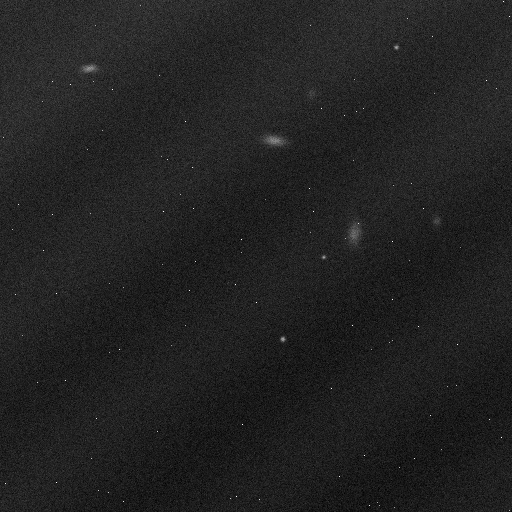
#> input picture procto astro/sample_dataset/images/img_00000.png, 512 x 512 px; its folder holds only this picture in this run
$ jupyter execute --allow-errors 'Proyecto_2_Solucion_LadinoMoralesCamiloAndrés.ipynb'
#> lines starting #> are read from the running program, lines starting #| are printed output that depends on the picture; after the words box and inside, x2 and y2 are one past the last pixel; in counts of white or black regions, pixels touching at a corner belong together
<h1><center>EIE401 - PROCESAMIENTO DIGITAL MULTIMEDIA</center></h1>
<h2><center>Proyecto 2: Detección y medición de objetos astronómicos en imágenes ruidosas</center></h2>
<center><h3>Profesor: Jorge Cárdenas</h3></center>
<center><h3>Estudiante: Camilo Andrés Ladino Morales</h3></center>
<center><h5>Pontificia Universidad Católica de Valparaíso</h5></center>

[cell 1]
from IPython.display import IFrame, display  # Importa utilidades para mostrar PDFs incrustados
filepath = 'Proyecto_2_EIE401_Astronomia_ES.pdf'  # Ruta al archivo PDF con el enunciado del proyecto
IFrame(filepath, width=760, height=520)  # Muestra el PDF embebido dentro del notebook

## Instrucciones generales

En este proyecto debes construir un pipeline clásico de procesamiento de imágenes para detectar y medir objetos astronómicos en imágenes ruidosas. No debes usar redes neuronales, modelos preentrenados, clasificadores de aprendizaje automático, PyTorch ni TensorFlow.

Debes reportar obligatoriamente:

1. Error de conteo por imagen:

$$E_N = |N_{\mathrm{pred}} - N_{\mathrm{true}}|$$

2. Error de centroide para objetos emparejados:

$$e_c^{(i)} = \sqrt{(x_i-\hat{x}_i)^2 + (y_i-\hat{y}_i)^2}$$

Incluye hasta 10 ejemplos visuales representativos: detecciones correctas, falsos positivos y falsos negativos. No es necesario entregar una carpeta separada con imágenes procesadas ni un catálogo final en formato CSV; las métricas y ejemplos deben quedar claramente visibles en el notebook y en el informe.

## Presentación oral de 15 minutos

Además del notebook y del informe, deben preparar una presentación oral de **15 minutos** sobre el proceso desarrollado y los resultados obtenidos.

La presentación debe incluir:

1. Descripción breve del problema y del conjunto de imágenes.
2. Diagrama o resumen del flujo de procesamiento implementado.
3. Explicación de las etapas principales: filtrado, estimación de fondo, realce, segmentación, morfología y componentes conectados.
4. Resultados cuantitativos usando, al menos, el error de conteo $E_N$ y el error de centroide.
5. Ejemplos visuales de detecciones correctas, falsos positivos y falsos negativos.
6. Discusión breve sobre las limitaciones del método y posibles mejoras.

Las métricas mostradas en la presentación deben coincidir con las reportadas en el notebook y en el informe final.

## 0. Generación o carga del dataset

Puedes generar el dataset con el script incluido:

```bash
python generate_astronomy_dataset.py --n-images 1000 --size 512 --output-dir dataset_astronomia --seed 401
```

Para probar el notebook rápidamente puedes usar el dataset de ejemplo incluido en `sample_dataset/`.

[cell 2]
import os  # Manejo de rutas y archivos del sistema operativo
from pathlib import Path  # Manejo conveniente de rutas de archivos
import numpy as np  # Arreglos y operaciones numéricas
import pandas as pd  # Manejo de tablas y dataframes
import matplotlib  # Módulo base de matplotlib (consulta de versión, etc.)
import matplotlib.pyplot as plt  # Librería para generar gráficos y visualizar imágenes

import skimage  # Paquete base de scikit-image (procesamiento de imágenes)
from skimage import io, color  # Lectura y conversión de imágenes
from skimage import filters  # Filtros espaciales (gaussiano, mediana, Otsu, etc.)
from skimage import exposure  # Herramientas para contraste e histograma
from skimage import util  # Funciones auxiliares para imágenes
from skimage import morphology  # Operaciones morfológicas (erosión, dilatación, apertura, cierre)
from skimage import measure  # Etiquetado de componentes y propiedades de regiones

import pywt  # Librería de wavelets para denoising basado en transformada wavelet

from PIL import Image  # Lectura y manipulación adicional de imágenes (opcional)

DATASET_DIR = Path('sample_dataset')  # Carpeta con el dataset de ejemplo proporcionado
IMAGES_DIR = DATASET_DIR / 'images'  # Carpeta donde se encuentran las imágenes del dataset
CATALOG_PATH = DATASET_DIR / 'true_catalog.csv'  # Ruta al catálogo verdadero de objetos astronómicos

print("✅ Librerías importadas correctamente")           # Confirmación de carga correcta
print(f"NumPy: {np.__version__}")                        # Mostrar versión de NumPy
print(f"Matplotlib: {matplotlib.__version__}")          # Mostrar versión de Matplotlib
print(f"scikit-image: {skimage.__version__}")           # Mostrar versión de scikit-image
print(f"PyWavelets: {pywt.__version__}")                # Mostrar versión de PyWavelets

## 1. Carga de imágenes y catálogo verdadero

**Tarea:** carga las imágenes y el catálogo verdadero. Muestra cuántas imágenes hay y cuántos objetos astronómicos contiene cada imagen.

[cell 3]
# Cargar catálogo verdadero con pandas
true_catalog = pd.read_csv(CATALOG_PATH)  # Lee el archivo CSV con la información de los objetos
#> (reads procto astro/true_catalog.csv from the repository)

# Listar archivos de imagen disponibles
image_files = sorted(IMAGES_DIR.glob('*.png'))  # Obtiene la lista de imágenes .png ordenadas por nombre

# Mostrar conteo total de imágenes y objetos
print(f'Numero de imagenes: {len(image_files)}')  # Muestra cuantas imagenes hay en el dataset
print(f'Numero total de objetos en el catalogo: {len(true_catalog)}')  # Muestra cuantos objetos hay en el catalogo

# Calcular numero de objetos por imagen usando la columna 'filename' del catalogo
objects_per_image = true_catalog['filename'].value_counts().sort_index()  # Cuenta objetos por nombre de archivo
print('Numero de objetos por imagen:')  # Encabezado para el resumen por imagen
print(objects_per_image)  # Imprime el conteo de objetos por cada imagen

## 2. Visualización inicial

**Tarea:** seleccióna al menos 4 imágenes y visualízalas. Para una imagen, muestra también su histograma y un perfil de intensidad de una fila o columna.

[cell 4]
# Seleccionar algunas imagenes de ejemplo para visualizacion
num_examples = min(4, len(image_files))  # Define cuantas imagenes mostrar (hasta 4)
example_files = image_files[:num_examples]  # Toma las primeras imagenes de la lista

# Crear figura para mostrar las imagenes de ejemplo
#> (the rest of this cell did not finish here and is left out)

## 3. Filtrado y denoising

**Tarea:** implementa y compara al menos tres métodos de filtrado. Ejemplos: filtro promedio, filtro gaussiano, filtro de mediana, filtro bilateral o denoising con wavelets.

Discute cuál método preserva mejor los objetos débiles y cuál elimina mejor los píxeles calientes.

#> (a cell that did not finish here is left out)

## 4. Estimación y corrección de fondo

El fondo astronómico no es constante. Debes estimar una imagen de fondo suave $\hat{B}(x,y)$ y restarla:

$$I_{\mathrm{corr}}(x,y)=I_{\mathrm{obs}}(x,y)-\hat{B}(x,y)$$

**Tarea:** prueba al menos un método de corrección de fondo.

#> (a cell that did not finish here is left out)

## 5. Realce de contraste

**Tarea:** aplica normalización, transformación gamma, ecualización de histograma o ecualización adaptativa. Explica cómo cambia la visibilidad de los objetos débiles.

[cell 7]
# Aplicar realce de contraste mediante ecualizacion adaptativa (CLAHE)
clip_limit = 0.01  # Limite de recorte para controlar el contraste local en CLAHE
#> (the rest of this cell did not finish here and is left out)

## 6. Segmentación

Debes construir una máscara binaria:

$$M(x,y)=1 \quad \text{si hay objeto detectado}$$

**Tarea:** implementa un método de umbralización. Puedes usar umbral global, Otsu, adaptativo, o un umbral de la forma:

$$T = \mu_B + k\sigma_B$$

#> (a cell that did not finish here is left out)

## 7. Morfología matematica

**Tarea:** limpia la máscara usando erosión, dilatación, apertura, cierre, relleno de huecos o eliminación de objetos pequeños.

[cell 9]
# Aplicar operaciones morfologicas para limpiar la mascara binaria
selem_morph = morphology.disk(1)  # Elemento estructurante disco de radio 1 pixel
#> (the rest of this cell did not finish here and is left out)

## 8. Componentes conectados y medición de objetos

**Tarea:** etiqueta los componentes conectados de la máscara final. Para cada objeto detectado estima:

- centroide $(\hat{x},\hat{y})$,
- area,
- brillo total,
- brillo medio.

El resultado puede quedar como un `DataFrame` interno llamado `pred_catalog`.

[cell 10]
# Definir funcion que implementa el pipeline de deteccion en una sola imagen
def detect_sources_in_image(img_path):  # Funcion que procesa una imagen y devuelve un DataFrame de objetos
    img = io.imread(img_path).astype(np.float32)  # Lee la imagen desde disco y la convierte a flotante
#> img: shape (512, 512) float32; min 0, max 255, mean 33.8
    img_norm = (img - img.min()) / (img.max() - img.min() + 1e-6)  # Normaliza intensidades al rango [0, 1]

    # Paso 1: denoising con filtro de mediana
    selem = morphology.disk(1)  # Elemento estructurante pequeno para la mediana
    denoised = filters.median(img_norm, footprint=selem)  # Aplica filtro de mediana

    # Paso 2: estimacion de fondo con filtro gaussiano ancho
    sigma_bg = 10.0  # Sigma grande para capturar solo variaciones suaves del fondo
    background = filters.gaussian(denoised, sigma=sigma_bg, preserve_range=True)  # Estima fondo
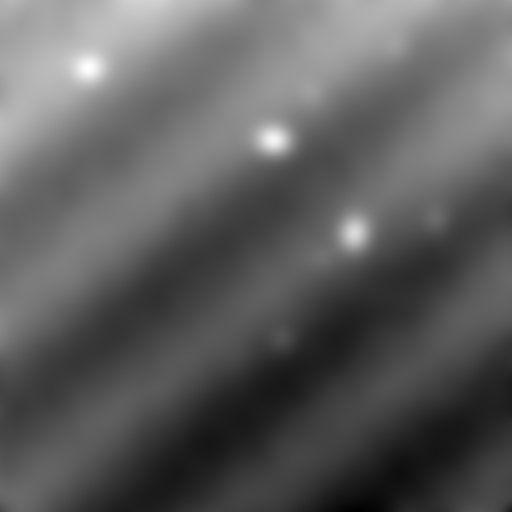
#> background: shape (512, 512) float32; min 0.0833, max 0.215, mean 0.132; drawn with min black and max white

    # Paso 3: correccion de fondo
    corrected = denoised - background  # Resta el fondo estimado
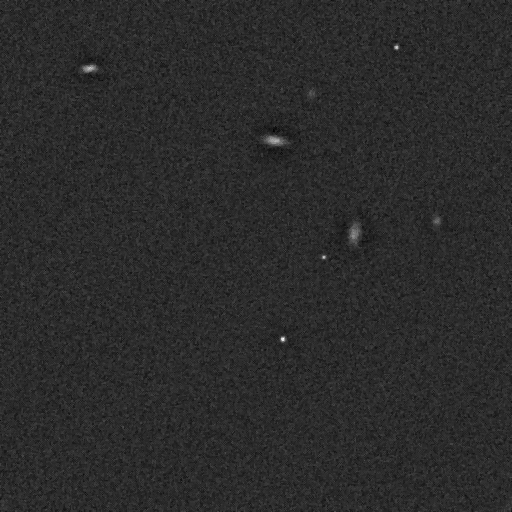
#> corrected: shape (512, 512) float32; min -0.0996, max 0.483, mean -8.19e-06; drawn with min black and max white
    corrected = corrected - corrected.min()  # Desplaza para que el minimo sea cero
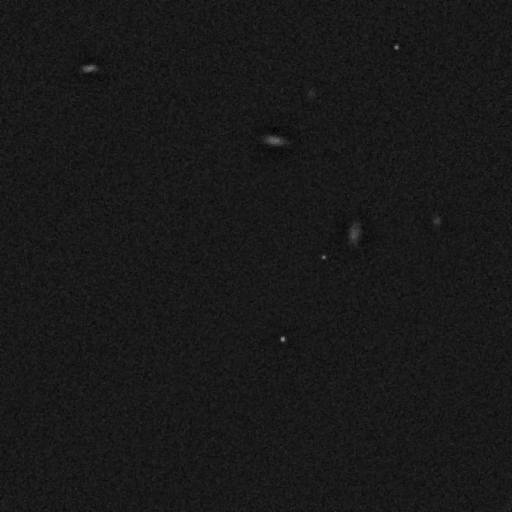
#> corrected: shape (512, 512) float32; min 0, max 0.583, mean 0.0996
    corrected = corrected / (corrected.max() + 1e-6)  # Normaliza al rango [0, 1]

    # Paso 4: realce de contraste con CLAHE
    clip_limit = 0.01  # Limite de recorte para controlar contraste local
    enhanced = exposure.equalize_adapthist(corrected, clip_limit=clip_limit)  # Aplica CLAHE
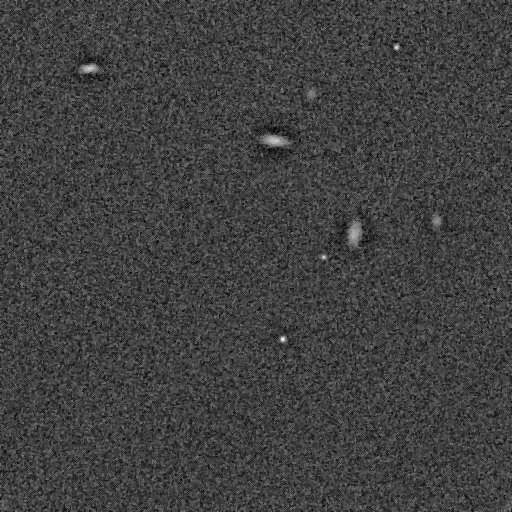
#> enhanced: shape (512, 512) float32; min 0, max 1, mean 0.255

    # Paso 5: estadisticas del fondo para construir umbral
    background_mask = enhanced < 0.3  # Considera fondo los pixeles de baja intensidad
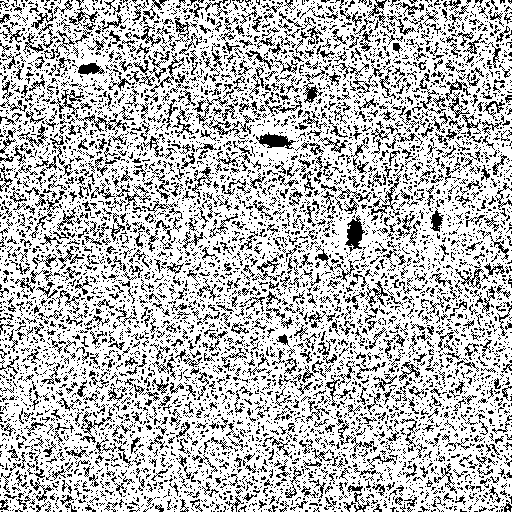
#> background_mask: shape (512, 512) bool; 73.1% white; black in thin lines or dots
    background_values = enhanced[background_mask]  # Extrae intensidades de fondo
    mu_B = background_values.mean()  # Media del fondo
#> mu_B = 0.222
    sigma_B = background_values.std()  # Desviacion estandar del fondo
#> sigma_B = 0.0525
    k = 3.0  # Factor para definir umbral estadistico
    T = mu_B + k * sigma_B  # Umbral estadistico basado en fondo
#> T = 0.379
    otsu_T = filters.threshold_otsu(enhanced)  # Umbral de Otsu calculado sobre la imagen
#> otsu_T = 0.256
    final_T = max(T, otsu_T)  # Elige el umbral mas conservador (mas alto)
#> final_T = 0.379

    # Paso 6: segmentacion binaria
    binary = enhanced > final_T  # Mascara de pixeles considerados como objetos
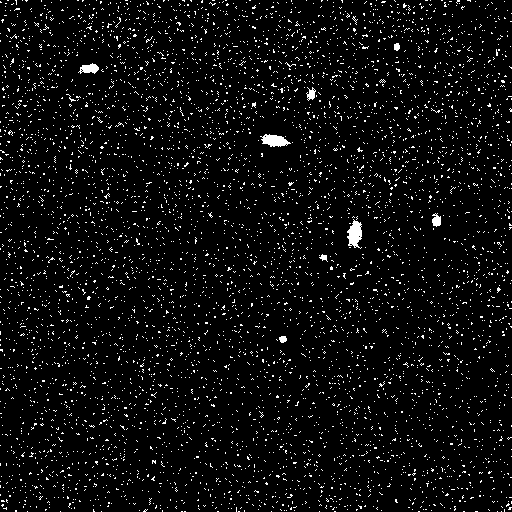
#> binary: shape (512, 512) bool; 4.8% white in thin lines or dots

    # Paso 7: limpieza morfologica
    selem_morph = morphology.disk(1)  # Elemento estructurante para apertura y cierre
    opened = morphology.opening(binary, selem_morph)  # Apertura para eliminar ruido pequeno
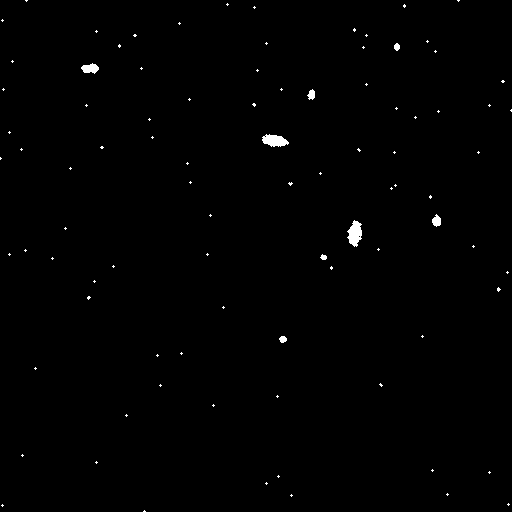
#> opened: shape (512, 512) bool; 0.51% white; 91 white regions (83 under 20 px), largest, box (x1, y1, x2, y2) and area: (347, 220, 362, 247) 265, (262, 134, 289, 147) 238, (81, 63, 99, 74) 130
    closed = morphology.closing(opened, selem_morph)  # Cierre para rellenar huecos pequenos
#> closed: shape (512, 512) bool; 0.51% white; 91 white regions (83 under 20 px), largest, box (x1, y1, x2, y2) and area: (347, 220, 362, 247) 267, (262, 134, 289, 147) 239, (81, 63, 99, 74) 130
#> further down, img is the input picture: shape (512, 512); min 0, max 255, mean 33.8
    min_area = 5  # Area minima para conservar un objeto
    clean = morphology.remove_small_objects(closed, max_size=min_area)  # Elimina componentes pequenos

    # Paso 8: etiquetado de componentes conectados y medicion
    labeled = measure.label(clean)  # Etiqueta componentes conectados en la mascara limpia
    props = measure.regionprops(labeled, intensity_image=img_norm)  # Calcula propiedades por region

    rows = []  # Lista donde se acumularan las filas del catalogo predicho
    for region in props:  # Recorre cada objeto detectado en la imagen
        y_centroid, x_centroid = region.centroid  # Obtiene centroide (fila, columna) de la region
        area = region.area  # Area del objeto en pixeles
        total_brightness = region.image_intensity.sum()  # Brillo total usando intensidades normalizadas
        mean_brightness = region.intensity_mean  # Brillo medio de la region

        rows.append({  # Agrega un diccionario con la informacion del objeto detectado
            'filename': img_path.name,  # Nombre del archivo de la imagen
            'object_id_pred': region.label,  # Identificador del objeto predicho
            'x_pred': x_centroid,  # Coordenada x del centroide (columna)
            'y_pred': y_centroid,  # Coordenada y del centroide (fila)
            'area': area,  # Area en pixeles del objeto
            'total_brightness': total_brightness,  # Brillo total del objeto
            'mean_brightness': mean_brightness,  # Brillo medio del objeto
        })  # Cierra el diccionario del objeto

    pred_df = pd.DataFrame(rows)  # Construye un DataFrame a partir de la lista de objetos
    return pred_df  # Devuelve el catalogo predicho para esta imagen

# Aplicar el pipeline a todas las imagenes del dataset
pred_catalog_list = []  # Lista para acumular catalogos predichos por imagen
#> (the rest of this cell did not finish here and is left out)
